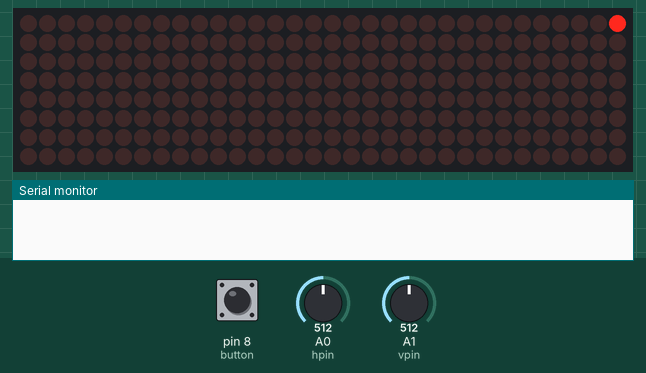
Recording of a sketch running on a simulated Arduino Uno, built with avr-gcc and run on an emulated ATmega328P. Parts: 32×8 LED matrix, the last lines printed to the serial monitor. Inputs (shaded band) come from the test bench; at power-on: A0 (hpin) = 512, pin 8 (button) HIGH, A1 (vpin) = 512.

Above: at 1.2 s.
1.3 s: A0 (hpin) set to 716
At 1.7 s:
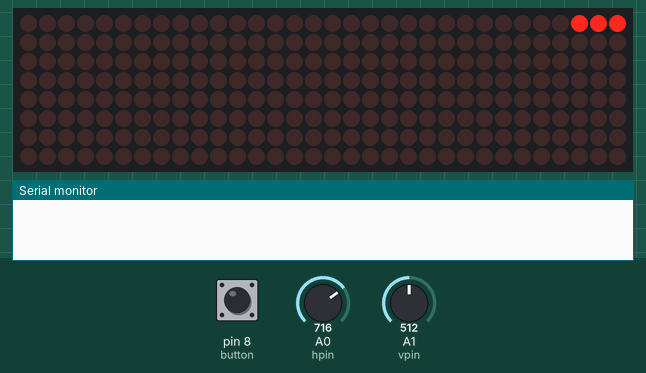
At 2.1 s:
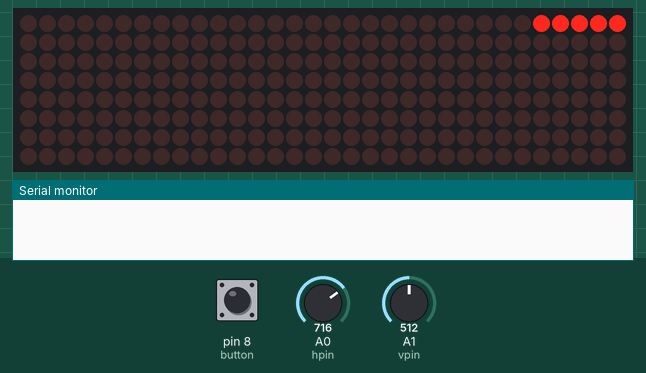
3.5 s: pin 8 (button) pulled LOW for 1 s
At 4.2 s:
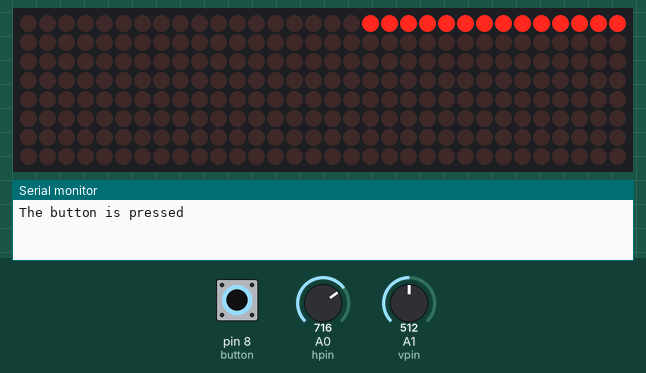
Timing chart, 0 to 6.5 s (numbered marks = the images above; inputs shaded):
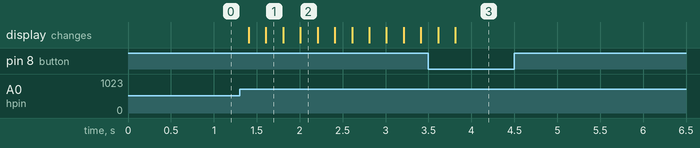

Measured:
- after the input at 1.3 s, the display: first changes after 0.11 s (image 1 shows a later state)

The sketch:

sketch.ino
```cpp
#include <MD_MAX72xx.h>
#include <ezButton.h>

// matrix controls
const byte data_pin = 11;
const byte chip_select_pin = 10;
const byte clock_pin = 13;
const byte max_devices = 4;

ezButton button(8);

int head_y = 0;
int head_x = 0;
int flag=0;

String direction="" , prev_direction = "";
int max_x = 31, max_y = 7;

// creating matrix object
MD_MAX72XX matrix = MD_MAX72XX(MD_MAX72XX::PAROLA_HW, chip_select_pin, max_devices);

// define the joystick controls
const byte hpin = A0;
const byte vpin = A1;

void setup(){
  Serial.begin(9600);

  matrix.begin();
  matrix.clear();

  button.setDebounceTime(25);
  matrix.setPoint(head_x,head_y,true);

}

void loop(){

  button.loop();
 // put your main code here, to run repeatedly:
 if(flag==0){
    check_direction();
    move_sprite();
 }

 matrix.setPoint(head_y,head_x,true);
 delay(200);

}

void window_check(){
  if(head_x > max_x) head_x=0;
  else if(head_x < 0) head_x=max_x;
  else if(head_y > max_y) head_y=0;
  else if(head_y < 0) head_y=max_y;
}


void check_direction(){

  if(analogRead(hpin)>512 &&  prev_direction  !=  "right")
    direction="left";
  else if(analogRead(hpin)<512 &&  prev_direction  !=  "left")
    direction="right";
  else if(analogRead(vpin)>512 &&  prev_direction  !=  "down")
    direction="up";
  else if(analogRead(vpin)<512 &&  prev_direction  !=  "up")
    direction="down";

  //  updating prev_direction
  prev_direction = direction;

}

void move_sprite(){
  if(direction=="left") head_x++;
  else if(direction=="right") head_x--;
  else if(direction=="up") head_y--;
  else if(direction=="down") head_y++;

  window_check();

  if(button.isPressed()){
    Serial.println("The button is pressed");
    flag=1;
  }
}
```
